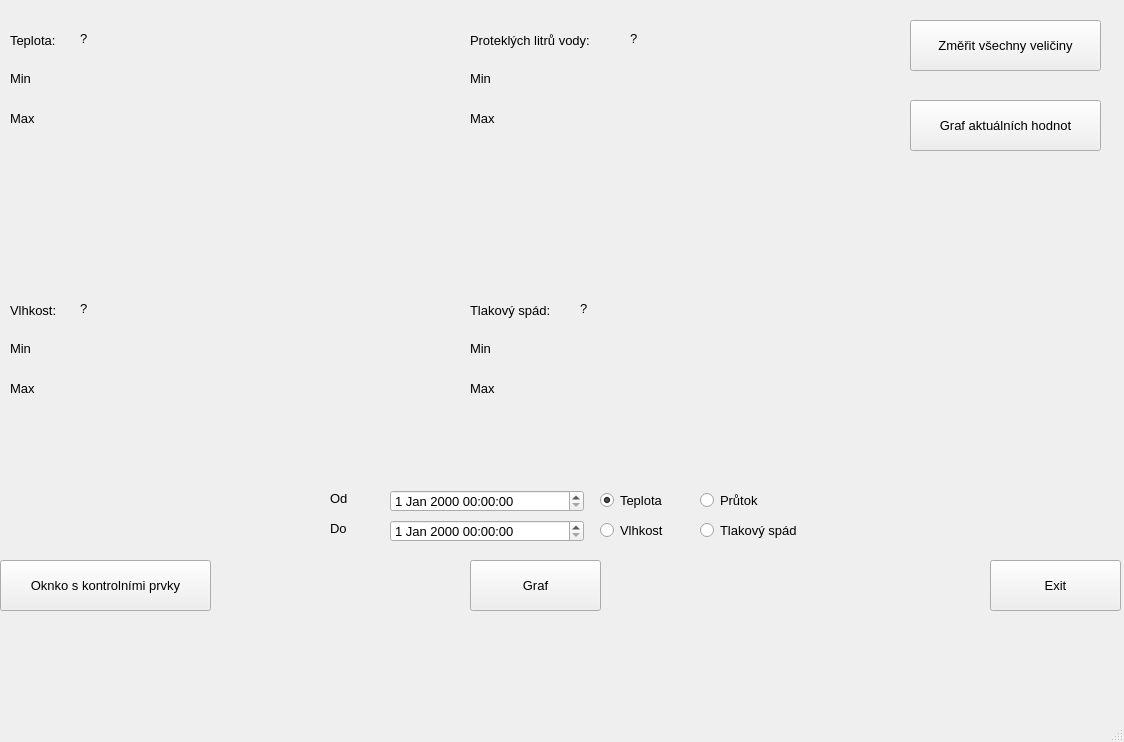
<?xml version="1.0" encoding="UTF-8"?>
<ui version="4.0">
 <class>projectWindow</class>
 <widget class="QMainWindow" name="projectWindow">
  <property name="geometry">
   <rect>
    <x>0</x>
    <y>0</y>
    <width>1124</width>
    <height>742</height>
   </rect>
  </property>
  <property name="windowTitle">
   <string>Project</string>
  </property>
  <widget class="QWidget" name="centralwidget">
   <property name="font">
    <font>
     <pointsize>14</pointsize>
    </font>
   </property>
   <widget class="QLabel" name="label">
    <property name="geometry">
     <rect>
      <x>10</x>
      <y>30</y>
      <width>101</width>
      <height>21</height>
     </rect>
    </property>
    <property name="font">
     <font>
      <pointsize>10</pointsize>
     </font>
    </property>
    <property name="text">
     <string>Teplota:</string>
    </property>
   </widget>
   <widget class="QLabel" name="tmpLabel">
    <property name="geometry">
     <rect>
      <x>80</x>
      <y>30</y>
      <width>55</width>
      <height>16</height>
     </rect>
    </property>
    <property name="font">
     <font>
      <pointsize>10</pointsize>
     </font>
    </property>
    <property name="text">
     <string>? </string>
    </property>
   </widget>
   <widget class="QPushButton" name="measureAllBtn">
    <property name="geometry">
     <rect>
      <x>910</x>
      <y>20</y>
      <width>191</width>
      <height>51</height>
     </rect>
    </property>
    <property name="font">
     <font>
      <pointsize>10</pointsize>
     </font>
    </property>
    <property name="text">
     <string>Změřit všechny veličiny</string>
    </property>
   </widget>
   <widget class="QLabel" name="label_3">
    <property name="geometry">
     <rect>
      <x>10</x>
      <y>300</y>
      <width>91</width>
      <height>21</height>
     </rect>
    </property>
    <property name="font">
     <font>
      <pointsize>10</pointsize>
     </font>
    </property>
    <property name="text">
     <string>Vlhkost:</string>
    </property>
   </widget>
   <widget class="QLabel" name="humLabel">
    <property name="geometry">
     <rect>
      <x>80</x>
      <y>300</y>
      <width>55</width>
      <height>16</height>
     </rect>
    </property>
    <property name="font">
     <font>
      <pointsize>10</pointsize>
     </font>
    </property>
    <property name="text">
     <string>? </string>
    </property>
   </widget>
   <widget class="QPushButton" name="cntrlWinButton">
    <property name="geometry">
     <rect>
      <x>0</x>
      <y>560</y>
      <width>211</width>
      <height>51</height>
     </rect>
    </property>
    <property name="font">
     <font>
      <pointsize>10</pointsize>
     </font>
    </property>
    <property name="text">
     <string>Oknko s kontrolními prvky</string>
    </property>
   </widget>
   <widget class="QPushButton" name="exitButton">
    <property name="geometry">
     <rect>
      <x>990</x>
      <y>560</y>
      <width>131</width>
      <height>51</height>
     </rect>
    </property>
    <property name="font">
     <font>
      <pointsize>10</pointsize>
     </font>
    </property>
    <property name="text">
     <string>Exit</string>
    </property>
   </widget>
   <widget class="QRadioButton" name="tmpRadioButton">
    <property name="geometry">
     <rect>
      <x>600</x>
      <y>490</y>
      <width>121</width>
      <height>20</height>
     </rect>
    </property>
    <property name="font">
     <font>
      <pointsize>10</pointsize>
     </font>
    </property>
    <property name="text">
     <string>Teplota</string>
    </property>
    <property name="checked">
     <bool>true</bool>
    </property>
   </widget>
   <widget class="QRadioButton" name="humRadioButton">
    <property name="geometry">
     <rect>
      <x>600</x>
      <y>520</y>
      <width>95</width>
      <height>20</height>
     </rect>
    </property>
    <property name="font">
     <font>
      <pointsize>10</pointsize>
     </font>
    </property>
    <property name="text">
     <string>Vlhkost</string>
    </property>
   </widget>
   <widget class="QPushButton" name="datePlotButton">
    <property name="geometry">
     <rect>
      <x>470</x>
      <y>560</y>
      <width>131</width>
      <height>51</height>
     </rect>
    </property>
    <property name="font">
     <font>
      <pointsize>10</pointsize>
     </font>
    </property>
    <property name="text">
     <string>Graf</string>
    </property>
   </widget>
   <widget class="QLabel" name="humLabel_2">
    <property name="geometry">
     <rect>
      <x>330</x>
      <y>490</y>
      <width>55</width>
      <height>16</height>
     </rect>
    </property>
    <property name="font">
     <font>
      <pointsize>10</pointsize>
     </font>
    </property>
    <property name="cursor">
     <cursorShape>ArrowCursor</cursorShape>
    </property>
    <property name="text">
     <string>Od</string>
    </property>
   </widget>
   <widget class="QLabel" name="humLabel_3">
    <property name="geometry">
     <rect>
      <x>330</x>
      <y>520</y>
      <width>55</width>
      <height>16</height>
     </rect>
    </property>
    <property name="font">
     <font>
      <pointsize>10</pointsize>
     </font>
    </property>
    <property name="cursor">
     <cursorShape>ArrowCursor</cursorShape>
    </property>
    <property name="text">
     <string>Do</string>
    </property>
   </widget>
   <widget class="QPushButton" name="tmpLivePlotBtn">
    <property name="geometry">
     <rect>
      <x>910</x>
      <y>100</y>
      <width>191</width>
      <height>51</height>
     </rect>
    </property>
    <property name="font">
     <font>
      <pointsize>10</pointsize>
     </font>
    </property>
    <property name="text">
     <string>Graf aktuálních hodnot</string>
    </property>
   </widget>
   <widget class="QLabel" name="label_4">
    <property name="geometry">
     <rect>
      <x>470</x>
      <y>30</y>
      <width>151</width>
      <height>21</height>
     </rect>
    </property>
    <property name="font">
     <font>
      <pointsize>10</pointsize>
     </font>
    </property>
    <property name="text">
     <string>Proteklých litrů vody:</string>
    </property>
   </widget>
   <widget class="QLabel" name="label_5">
    <property name="geometry">
     <rect>
      <x>470</x>
      <y>300</y>
      <width>101</width>
      <height>21</height>
     </rect>
    </property>
    <property name="font">
     <font>
      <pointsize>10</pointsize>
     </font>
    </property>
    <property name="text">
     <string>Tlakový spád:</string>
    </property>
   </widget>
   <widget class="QLabel" name="prutokLabel">
    <property name="geometry">
     <rect>
      <x>630</x>
      <y>30</y>
      <width>55</width>
      <height>16</height>
     </rect>
    </property>
    <property name="font">
     <font>
      <pointsize>10</pointsize>
     </font>
    </property>
    <property name="text">
     <string>? </string>
    </property>
   </widget>
   <widget class="QLabel" name="spadLabel">
    <property name="geometry">
     <rect>
      <x>580</x>
      <y>300</y>
      <width>55</width>
      <height>16</height>
     </rect>
    </property>
    <property name="font">
     <font>
      <pointsize>10</pointsize>
     </font>
    </property>
    <property name="text">
     <string>? </string>
    </property>
   </widget>
   <widget class="QDateTimeEdit" name="dateTimeEdit">
    <property name="geometry">
     <rect>
      <x>390</x>
      <y>490</y>
      <width>194</width>
      <height>22</height>
     </rect>
    </property>
    <property name="font">
     <font>
      <pointsize>10</pointsize>
     </font>
    </property>
   </widget>
   <widget class="QDateTimeEdit" name="dateTimeEdit_2">
    <property name="geometry">
     <rect>
      <x>390</x>
      <y>520</y>
      <width>194</width>
      <height>22</height>
     </rect>
    </property>
    <property name="font">
     <font>
      <pointsize>10</pointsize>
     </font>
    </property>
   </widget>
   <widget class="QLabel" name="tmpMinLbl">
    <property name="geometry">
     <rect>
      <x>10</x>
      <y>70</y>
      <width>321</width>
      <height>16</height>
     </rect>
    </property>
    <property name="font">
     <font>
      <pointsize>10</pointsize>
     </font>
    </property>
    <property name="text">
     <string>Min</string>
    </property>
   </widget>
   <widget class="QLabel" name="tmpMaxLbl">
    <property name="geometry">
     <rect>
      <x>10</x>
      <y>110</y>
      <width>331</width>
      <height>16</height>
     </rect>
    </property>
    <property name="font">
     <font>
      <pointsize>10</pointsize>
     </font>
    </property>
    <property name="text">
     <string>Max</string>
    </property>
   </widget>
   <widget class="QLabel" name="humMinLbl">
    <property name="geometry">
     <rect>
      <x>10</x>
      <y>340</y>
      <width>331</width>
      <height>16</height>
     </rect>
    </property>
    <property name="font">
     <font>
      <pointsize>10</pointsize>
     </font>
    </property>
    <property name="text">
     <string>Min</string>
    </property>
   </widget>
   <widget class="QLabel" name="humMaxLbl">
    <property name="geometry">
     <rect>
      <x>10</x>
      <y>380</y>
      <width>371</width>
      <height>16</height>
     </rect>
    </property>
    <property name="font">
     <font>
      <pointsize>10</pointsize>
     </font>
    </property>
    <property name="text">
     <string>Max</string>
    </property>
   </widget>
   <widget class="QLabel" name="prutokMinLabel">
    <property name="geometry">
     <rect>
      <x>470</x>
      <y>70</y>
      <width>361</width>
      <height>16</height>
     </rect>
    </property>
    <property name="font">
     <font>
      <pointsize>10</pointsize>
     </font>
    </property>
    <property name="text">
     <string>Min</string>
    </property>
   </widget>
   <widget class="QLabel" name="prutokMaxLabel">
    <property name="geometry">
     <rect>
      <x>470</x>
      <y>110</y>
      <width>351</width>
      <height>16</height>
     </rect>
    </property>
    <property name="font">
     <font>
      <pointsize>10</pointsize>
     </font>
    </property>
    <property name="text">
     <string>Max</string>
    </property>
   </widget>
   <widget class="QLabel" name="tlakSpadMinLabel">
    <property name="geometry">
     <rect>
      <x>470</x>
      <y>340</y>
      <width>381</width>
      <height>16</height>
     </rect>
    </property>
    <property name="font">
     <font>
      <pointsize>10</pointsize>
     </font>
    </property>
    <property name="text">
     <string>Min</string>
    </property>
   </widget>
   <widget class="QLabel" name="tlakSpadMaxLabel">
    <property name="geometry">
     <rect>
      <x>470</x>
      <y>380</y>
      <width>441</width>
      <height>16</height>
     </rect>
    </property>
    <property name="font">
     <font>
      <pointsize>10</pointsize>
     </font>
    </property>
    <property name="text">
     <string>Max</string>
    </property>
   </widget>
   <widget class="QRadioButton" name="prutokRadioButton">
    <property name="geometry">
     <rect>
      <x>700</x>
      <y>490</y>
      <width>121</width>
      <height>20</height>
     </rect>
    </property>
    <property name="font">
     <font>
      <pointsize>10</pointsize>
     </font>
    </property>
    <property name="text">
     <string>Průtok</string>
    </property>
   </widget>
   <widget class="QRadioButton" name="spadRadioButton">
    <property name="geometry">
     <rect>
      <x>700</x>
      <y>520</y>
      <width>121</width>
      <height>20</height>
     </rect>
    </property>
    <property name="font">
     <font>
      <pointsize>10</pointsize>
     </font>
    </property>
    <property name="text">
     <string>Tlakový spád</string>
    </property>
   </widget>
  </widget>
  <widget class="QStatusBar" name="statusbar"/>
 </widget>
 <resources/>
 <connections>
  <connection>
   <sender>exitButton</sender>
   <signal>clicked()</signal>
   <receiver>projectWindow</receiver>
   <slot>close()</slot>
   <hints>
    <hint type="sourcelabel">
     <x>954</x>
     <y>657</y>
    </hint>
    <hint type="destinationlabel">
     <x>569</x>
     <y>511</y>
    </hint>
   </hints>
  </connection>
 </connections>
</ui>
